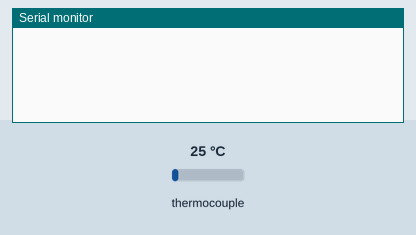
This sketch was run on a simulated Arduino Uno, built with avr-gcc and run on an emulated ATmega328P. Parts: the last lines printed to the serial monitor. The inputs (shaded band) are chosen by the test bench; at power-on: thermocouple 25 °C.

Above: at 1.7 s.
1.8 s: thermocouple set to 6 °C
At 3.2 s:
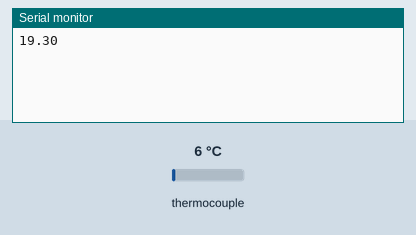
4.8 s: thermocouple set to 75 °C
At 7.5 s:
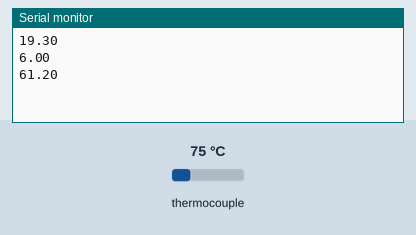
Timing chart, 0 to 9.0 s (numbered marks = the images above; inputs shaded):
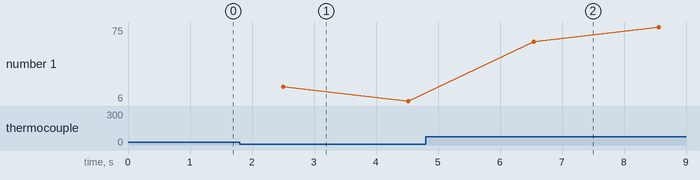

The sketch:

2018-03-22_-_Termopar_Tipo_K.ino
```cpp
// www.ladyada.net/learn/sensors/thermocouple
#include <Wire.h>

//#include "max6675.h"
#include <max6675.h>

//LCD
//#include <LiquidCrystal_I2C.h>
//LiquidCrystal_I2C lcd(0x27, 2, 1, 0, 4, 5, 6, 7, 3, POSITIVE);  // Set the LCD I2C address

//Pinos usados no Termopar
int thermoDO = 5;
int thermoCS = 6;
int thermoCLK = 7;

//Cria o objeto do Termopar e seta os Pinos Digitais
MAX6675 thermocouple(thermoCLK, thermoCS, thermoDO);

//Seta 5 Votls os pinos Digitais
int vccPin = 3;
int gndPin = 2;

//Numero de amostras
int amostragem = 10;

void setup() {

  Serial.begin(9600);
  // usa os Pinos Digitais como Power Pin
  pinMode(vccPin, OUTPUT); digitalWrite(vccPin, HIGH);
  pinMode(gndPin, OUTPUT); digitalWrite(gndPin, LOW);

  // inicializa o lcd de 16 caracters e 2 linhas
  //lcd.begin(16,2);

  // ------- Um breve blink de backlight (luz de fundo  -------------
    //liga
    //lcd.backlight();
    //delay(250);
    //desliga
    //lcd.noBacklight();
    //delay(250);

    //finaliza com a luz de fundo ligada
    //lcd.backlight();

  //Serial.println("Desenvolvido por Ricardo Cezar Volert.");
  //Serial.println("Aquisitor de Temperatura Iniciado.");
  //Aguarda o chip MAX6675 estabilizar
  delay(500);
}

void loop() {
   //Variavel que recebera os dados de leitura
   float temperatura = 0;

   //Inicia a leituira das amostra
   for(int index =0; index < amostragem; index++){
     temperatura = thermocouple.readCelsius() + temperatura;
     delay(200);
   }

   //Tira a media das leituras
   temperatura = temperatura / amostragem;

   //Imprime na Serial
   //Serial.print("C = ");
   Serial.println(temperatura);

   //Serial.print("F = ");
   //Serial.println(thermocouple.readFahrenheit());

   //Imprime no LCD os dados
   //lcd.setCursor(0,0);
   // Limpa o Display
   //lcd.clear();
   //Escreve
   //lcd.print("Temperatura :");
   //lcd.setCursor(0,1);
   //lcd.print(" ");
   //lcd.print(temperatura);
   //lcd.print(" Celsius");
   delay(10);
}
```

Measured:
- after the input at 1.8 s, the serial monitor: prints a new line after 0.71 s (image 1)
- after the input at 4.8 s, the serial monitor: prints a new line after 1.7 s (image 2)
- plotted number 1: 6 → 75 after the input at 4.8 s
